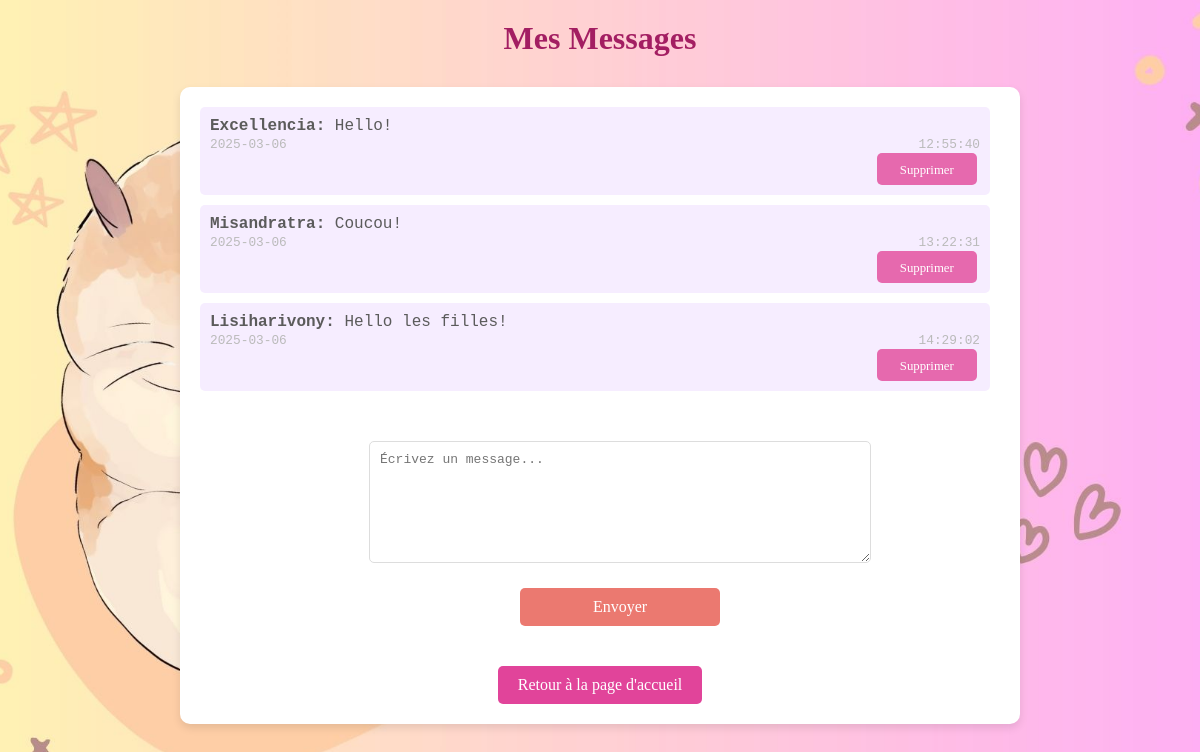
The app's page /chat (signed in), older data.
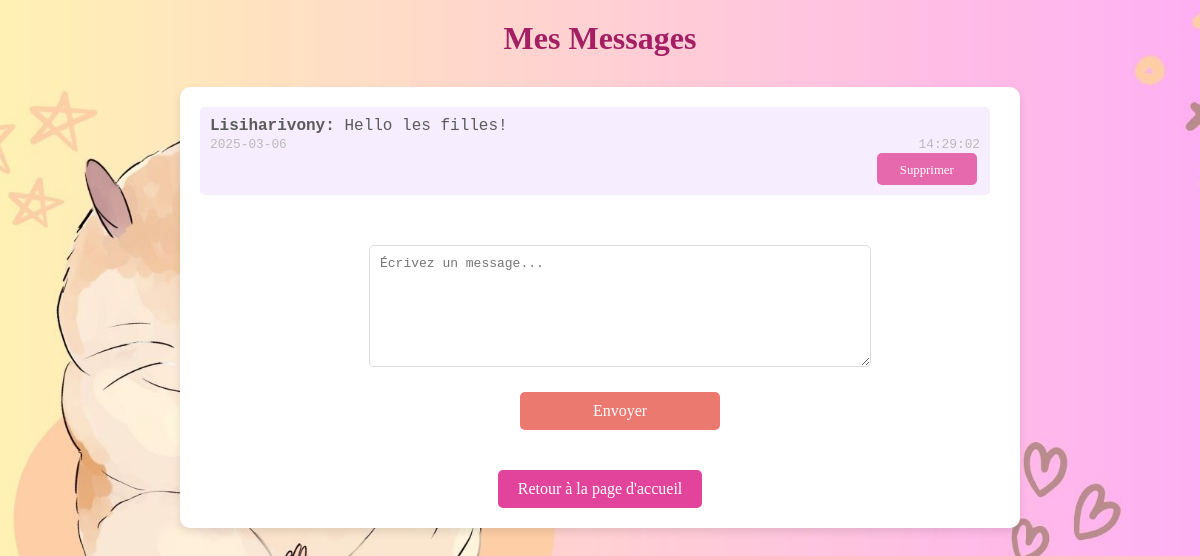
The same page, newer data.
### app.py (models this page shows)
class Message(db.Model):
    id = db.Column(db.Integer, primary_key=True)
    content = db.Column(db.String(500), nullable=False)
    user_id = db.Column(db.Integer, db.ForeignKey('user.id'), nullable=False)
    timestamp = db.Column(db.DateTime, default=datetime.utcnow)
    user = db.relationship('User', backref='messages', lazy=True)

class User(db.Model):
    id = db.Column(db.Integer, primary_key=True)
    username = db.Column(db.String(100), unique=True, nullable=False)
    password = db.Column(db.String(100), nullable=False)
    top_animes = db.relationship('TopAnime', backref='user', lazy=True)
    watchlist = db.relationship('Watchlist', backref='user', lazy=True)

### app.py (the view)
@app.route('/chat')
@login_required
def chat():
    messages = Message.query.order_by(Message.timestamp.asc()).all()
    return render_template('chat.html', messages=messages)

### app.py (called while the page is built)
def login_required(f):
    @wraps(f)
    def decorated_function(*args, **kwargs):
        if 'user_id' not in session:  # Vérifier user_id au lieu de user
            flash('Vous devez être connecté pour accéder à cette page.', 'danger')
            return redirect(url_for('login'))
        return f(*args, **kwargs)
    return decorated_function

### templates/chat.html (shortened to what this page needs)
<!DOCTYPE html>
<html lang="fr">
<head>
    <link rel="stylesheet" href="{{ url_for('static', filename='style.css') }}">
</head>
<body>
    <header>
        <h1>Mes Messages</h1>
    </header>
    <div id="chat-container">
        <div id="chat-box">
            {% for message in messages %}
                <div class="message">
                    <strong>{{ message.user.username }}:</strong> {{ message.content }} <br>
                    <small>{{ message.timestamp.strftime('%Y-%m-%d %H:%M:%S') }}</small>
                    <form method="POST" action="{{ url_for('delete_message', message_id=message.id) }}" style="display:inline;">
                        <button onclick="return confirm('Voulez-vous vraiment supprimer ce message ?');" id="send_button">Supprimer</button>
                    </form>
                </div>
            {% endfor %}
        </div>
        <form method="POST" action="{{ url_for('send_message') }}" class="chat-form">
            <textarea name="content" placeholder="Écrivez un message..." required></textarea>
            <button type="submit" >Envoyer</button>
        </form>
        <div id="home-button">
            <a href="{{ url_for('index') }}">
                <button type="button">Retour à la page d'accueil</button>
            </a>
        </div>
    </div>
</body>
</html>

Row changes from the older to the newer data that the page shows:
removed Message: user.username "Excellencia", content "Hello!", timestamp "2025-03-06 12:55:40"
removed Message: user.username "Misandratra", content "Coucou!", timestamp "2025-03-06 13:22:31"
